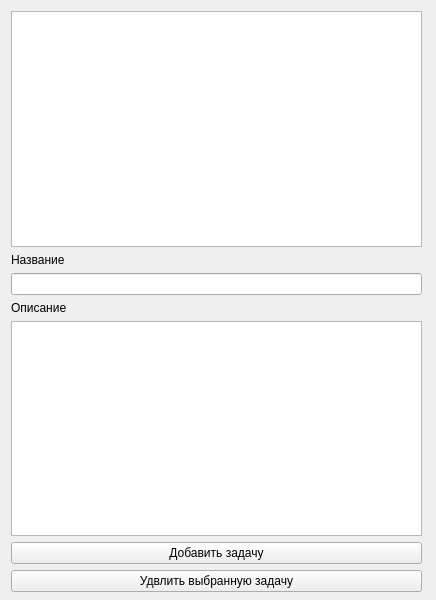
<?xml version="1.0" encoding="UTF-8"?>
<ui version="4.0">
 <class>MainWindow</class>
 <widget class="QMainWindow" name="MainWindow">
  <property name="geometry">
   <rect>
    <x>0</x>
    <y>0</y>
    <width>436</width>
    <height>600</height>
   </rect>
  </property>
  <property name="windowTitle">
   <string>MainWindow</string>
  </property>
  <widget class="QWidget" name="centralwidget">
   <widget class="QWidget" name="">
    <property name="geometry">
     <rect>
      <x>11</x>
      <y>11</y>
      <width>411</width>
      <height>581</height>
     </rect>
    </property>
    <layout class="QVBoxLayout" name="verticalLayout_3">
     <item>
      <widget class="QTableWidget" name="tableWidget"/>
     </item>
     <item>
      <widget class="QLabel" name="label">
       <property name="text">
        <string>Название</string>
       </property>
      </widget>
     </item>
     <item>
      <layout class="QVBoxLayout" name="verticalLayout_2">
       <item>
        <widget class="QLineEdit" name="task_name"/>
       </item>
      </layout>
     </item>
     <item>
      <layout class="QVBoxLayout" name="verticalLayout">
       <item>
        <widget class="QLabel" name="label_2">
         <property name="text">
          <string>Описание</string>
         </property>
        </widget>
       </item>
       <item>
        <widget class="QTextEdit" name="task_description"/>
       </item>
      </layout>
     </item>
     <item>
      <widget class="QPushButton" name="add_task_button">
       <property name="text">
        <string>Добавить задачу</string>
       </property>
      </widget>
     </item>
     <item>
      <widget class="QPushButton" name="delete_task_button">
       <property name="text">
        <string>Удвлить выбранную задачу</string>
       </property>
      </widget>
     </item>
    </layout>
   </widget>
  </widget>
 </widget>
 <resources/>
 <connections/>
</ui>
